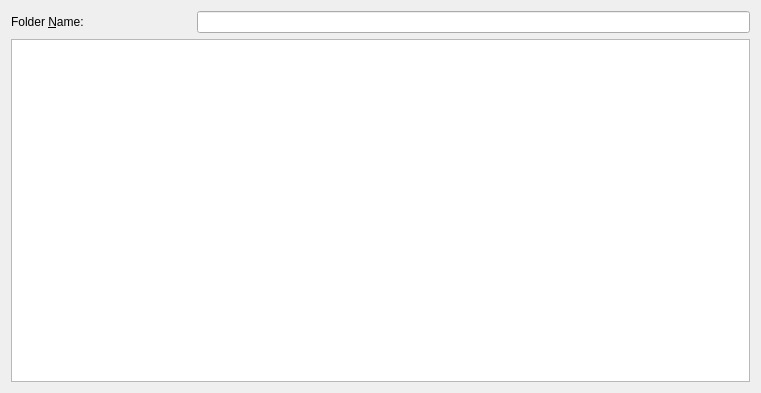
<?xml version="1.0" encoding="UTF-8"?>
<ui version="4.0">
 <class>CFoldersView</class>
 <widget class="QWidget" name="CFoldersView">
  <property name="geometry">
   <rect>
    <x>0</x>
    <y>0</y>
    <width>761</width>
    <height>393</height>
   </rect>
  </property>
  <property name="windowTitle">
   <string>Dialog</string>
  </property>
  <layout class="QGridLayout" name="gridLayout">
   <item row="2" column="0">
    <widget class="QLabel" name="label">
     <property name="text">
      <string>Folder &amp;Name:</string>
     </property>
     <property name="buddy">
      <cstring>name</cstring>
     </property>
    </widget>
   </item>
   <item row="3" column="0" rowspan="3" colspan="4">
    <widget class="QTreeView" name="folders"/>
   </item>
   <item row="2" column="1" colspan="3">
    <widget class="QLineEdit" name="name">
     <property name="readOnly">
      <bool>true</bool>
     </property>
    </widget>
   </item>
  </layout>
 </widget>
 <tabstops>
  <tabstop>folders</tabstop>
 </tabstops>
 <resources/>
 <connections/>
</ui>
